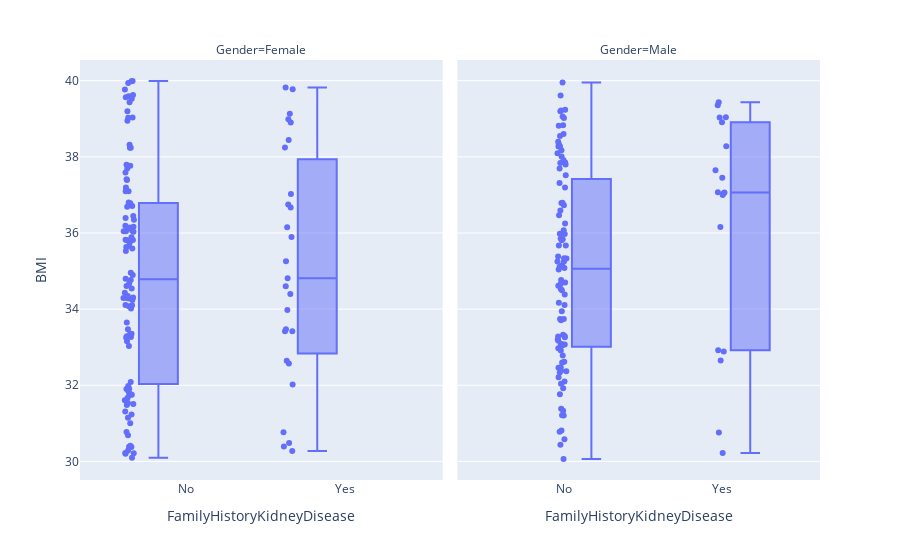

Source (notebook cell):
### Markdown cell above
Next, I am looking at BMI.

### Code cell
# Filter
df_filtered = df.query("Diagnosis==1")

# Map Gender values to text labels
df_filtered["Gender"] = df_filtered["Gender"].map({0: "Male", 1: "Female"})

# Create box plot
fig = px.box(df_filtered, x="FamilyHistoryKidneyDisease", y="BMI", points="all", facet_col="Gender")

# Change x-axis tick labels (example: rename categories)
fig.update_xaxes(
    ticktext=["No", "Yes"],  # new labels
    tickvals=df_filtered["FamilyHistoryKidneyDisease"].unique()  # original values
)
fig.show()

### Figure 1 — Plotly figure (JSON) as saved in the notebook; plotly's stock layout.template omitted (floating-point values rounded to 4 significant figures; data arrays with more than 128 entries replaced by an {"elided": "..."} marker saying what was removed)
{"data": [{"alignmentgroup": "True", "boxpoints": "all", "hovertemplate": "Gender=Female<br>FamilyHistoryKidneyDisease=%{x}<br>BMI=%{y}<extra></extra>", "legendgroup": "", "marker": {"color": "#636efa"}, "name": "", "notched": false, "offsetgroup": "", "orientation": "v", "showlegend": false, "type": "box", "x": {"elided": "131 int values"}, "x0": " ", "xaxis": "x", "y": {"elided": "131 float values"}, "y0": " ", "yaxis": "y"}, {"alignmentgroup": "True", "boxpoints": "all", "hovertemplate": "Gender=Male<br>FamilyHistoryKidneyDisease=%{x}<br>BMI=%{y}<extra></extra>", "legendgroup": "", "marker": {"color": "#636efa"}, "name": "", "notched": false, "offsetgroup": "", "orientation": "v", "showlegend": false, "type": "box", "x": [0, 0, 0, 1, 0, 0, 0, 0, 0, 0, 0, 0, 0, 0, 0, 0, 0, 0, 1, 0, 0, 0, 0, 0, 0, 0, 0, 0, 1, 1, 0, 1, 0, 0, 0, 0, 1, 0, 0, 0, 0, 0, 0, 0, 1, 1, 0, 0, 1, 0, 1, 0, 0, 0, 0, 1, 1, 0, 0, 0, 0, 0, 0, 0, 0, 1, 0, 0, 0, 0, 0, 0, 0, 0, 1, 0, 0, 0, 1, 0, 1, 0, 0, 0, 0, 1, 0, 0, 0, 0, 0, 0, 0, 1, 0, 0, 0, 0, 0, 0, 0, 0, 0, 0, 0, 0, 0, 0, 0, 0, 0, 0, 0, 0], "x0": " ", "xaxis": "x2", "y": [31.33, 35.04, 35.34, 32.92, 33.29, 33.05, 36.07, 34.38, 37.32, 31.92, 39.02, 32.47, 32.91, 35.33, 38.33, 36.47, 32.33, 32.04, 39.04, 33.71, 33.08, 35.67, 38.55, 35.81, 33.33, 38.6, 34.66, 30.06, 37.07, 39.36, 32.97, 37.06, 32.78, 32.37, 32.38, 35.38, 39.03, 34.7, 38.09, 33.74, 33.74, 30.81, 31.76, 30.78, 37.65, 37.05, 39.61, 33.2, 39.44, 39.96, 37.0, 32.21, 38.4, 35.08, 33.07, 32.65, 32.89, 38.28, 39.06, 35.67, 35.97, 34.77, 34.53, 33.94, 38.27, 37.45, 33.26, 33.07, 34.61, 32.46, 33.28, 35.85, 35.83, 32.6, 38.91, 34.17, 39.24, 36.25, 36.16, 37.19, 30.76, 36.79, 37.8, 37.7, 36.73, 30.22, 38.17, 39.22, 32.1, 38.82, 35.12, 35.25, 38.83, 38.28, 31.21, 37.84, 31.2, 36.59, 37.52, 33.17, 30.58, 30.44, 35.15, 32.62, 34.11, 39.2, 31.39, 34.5, 38.01, 37.92, 37.85, 36.8, 35.98, 35.25], "y0": " ", "yaxis": "y2"}], "layout": {"annotations": [{"font": {}, "showarrow": false, "text": "Gender=Female", "x": 0.245, "xanchor": "center", "xref": "paper", "y": 1, "yanchor": "bottom", "yref": "paper"}, {"font": {}, "showarrow": false, "text": "Gender=Male", "x": 0.755, "xanchor": "center", "xref": "paper", "y": 1, "yanchor": "bottom", "yref": "paper"}], "boxmode": "group", "legend": {"tracegroupgap": 0}, "margin": {"t": 60}, "xaxis": {"anchor": "y", "domain": [0, 0.49], "ticktext": ["No", "Yes"], "tickvals": [0, 1], "title": {"text": "FamilyHistoryKidneyDisease"}}, "xaxis2": {"anchor": "y2", "domain": [0.51, 1], "matches": "x", "ticktext": ["No", "Yes"], "tickvals": [0, 1], "title": {"text": "FamilyHistoryKidneyDisease"}}, "yaxis": {"anchor": "x", "domain": [0, 1], "title": {"text": "BMI"}}, "yaxis2": {"anchor": "x2", "domain": [0, 1], "matches": "y", "showticklabels": false}}}
